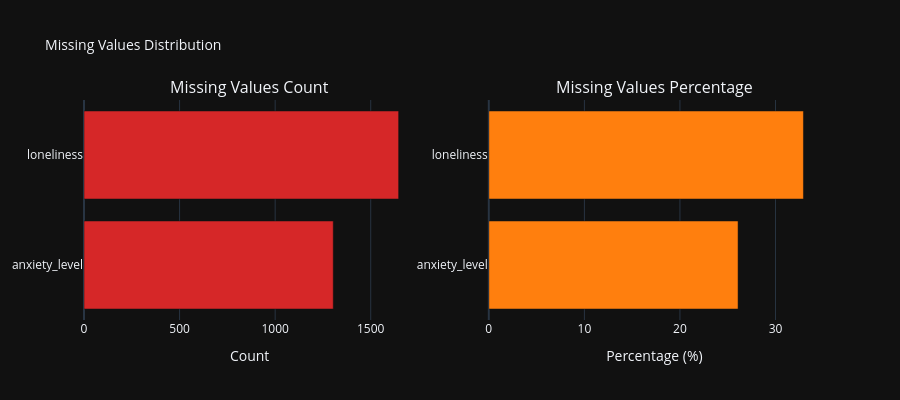

Here is the notebook cell this chart was saved with:
### Code cell
# Missing values visualization
cols_with_missing = missing_df[missing_df['Missing_Count'] > 0].sort_values('Missing_Count', ascending=True)

if len(cols_with_missing) > 0:
    fig = make_subplots(
        rows=1, cols=2,
        subplot_titles=('Missing Values Count', 'Missing Values Percentage'),
        specs=[[{'type': 'bar'}, {'type': 'bar'}]]
    )

    fig.add_trace(
        go.Bar(x=cols_with_missing['Missing_Count'], 
               y=cols_with_missing.index,
               orientation='h',
               marker=dict(color='#d62728'),
               name='Count',
               hovertemplate='%{y}: %{x}<extra></extra>'),
        row=1, col=1
    )

    fig.add_trace(
        go.Bar(x=cols_with_missing['Missing_Percent'], 
               y=cols_with_missing.index,
               orientation='h',
               marker=dict(color='#ff7f0e'),
               name='Percentage',
               hovertemplate='%{y}: %{x}%<extra></extra>'),
        row=1, col=2
    )

    fig.update_xaxes(title_text='Count', row=1, col=1)
    fig.update_xaxes(title_text='Percentage (%)', row=1, col=2)
    fig.update_layout(height=400, title_text='Missing Values Distribution',
                      title_font_size=14, showlegend=False, template=DARK_TEMPLATE)
    fig.show()
else:
    print('No visualization needed')

### Figure 1 — Plotly figure (JSON) as saved in the notebook; plotly's stock layout.template omitted (floating-point values rounded to 4 significant figures)
{"data": [{"hovertemplate": "%{y}: %{x}<extra></extra>", "marker": {"color": "#d62728"}, "name": "Count", "orientation": "h", "type": "bar", "x": [1304, 1646], "xaxis": "x", "y": ["anxiety_level", "loneliness"], "yaxis": "y"}, {"hovertemplate": "%{y}: %{x}%<extra></extra>", "marker": {"color": "#ff7f0e"}, "name": "Percentage", "orientation": "h", "type": "bar", "x": [26.08, 32.92], "xaxis": "x2", "y": ["anxiety_level", "loneliness"], "yaxis": "y2"}], "layout": {"annotations": [{"font": {"size": 16}, "showarrow": false, "text": "Missing Values Count", "x": 0.225, "xanchor": "center", "xref": "paper", "y": 1, "yanchor": "bottom", "yref": "paper"}, {"font": {"size": 16}, "showarrow": false, "text": "Missing Values Percentage", "x": 0.775, "xanchor": "center", "xref": "paper", "y": 1, "yanchor": "bottom", "yref": "paper"}], "height": 400, "showlegend": false, "title": {"font": {"size": 14}, "text": "Missing Values Distribution"}, "xaxis": {"anchor": "y", "domain": [0, 0.45], "title": {"text": "Count"}}, "xaxis2": {"anchor": "y2", "domain": [0.55, 1], "title": {"text": "Percentage (%)"}}, "yaxis": {"anchor": "x", "domain": [0, 1]}, "yaxis2": {"anchor": "x2", "domain": [0, 1]}}}
